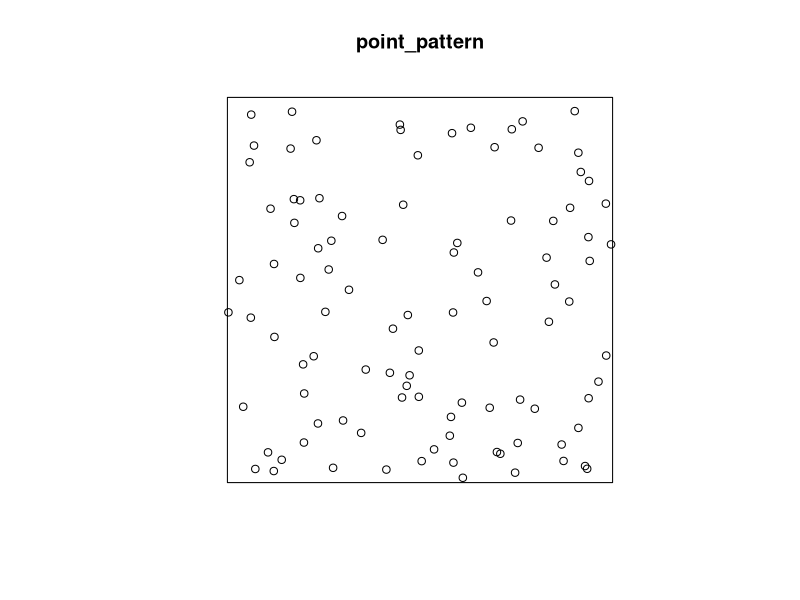
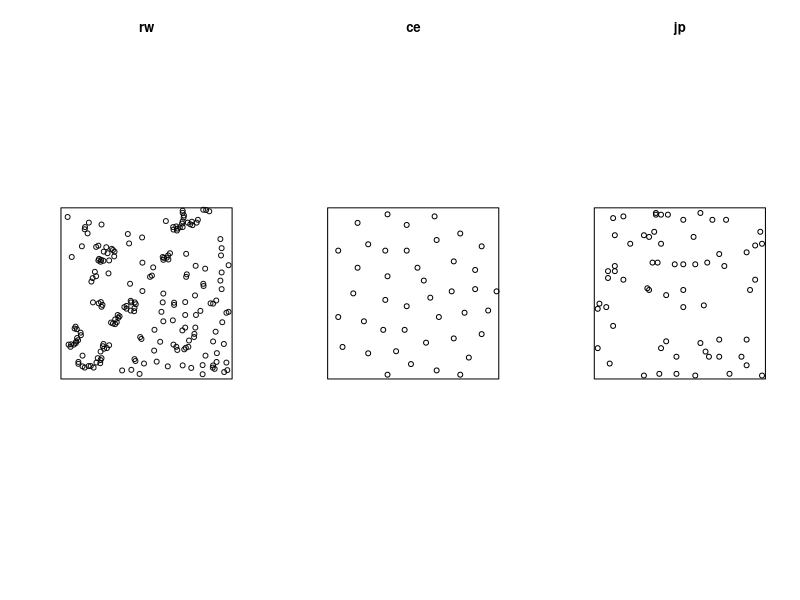
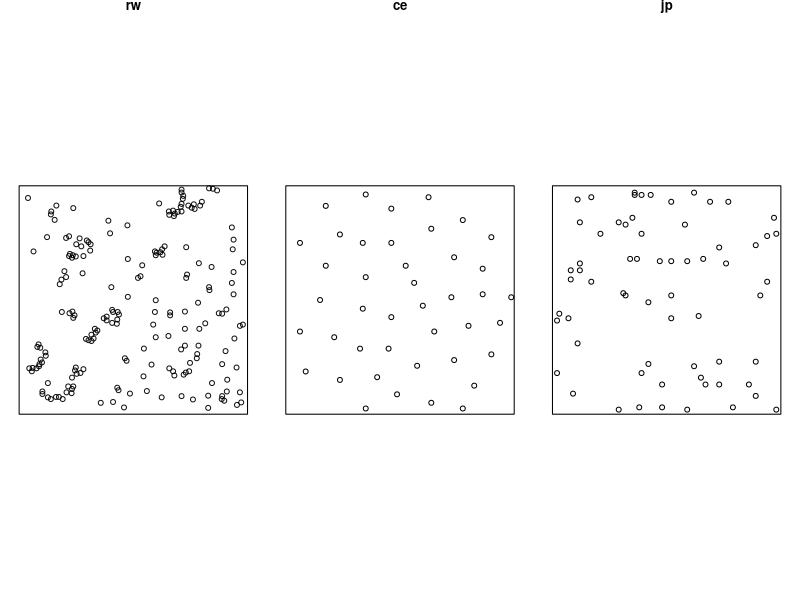
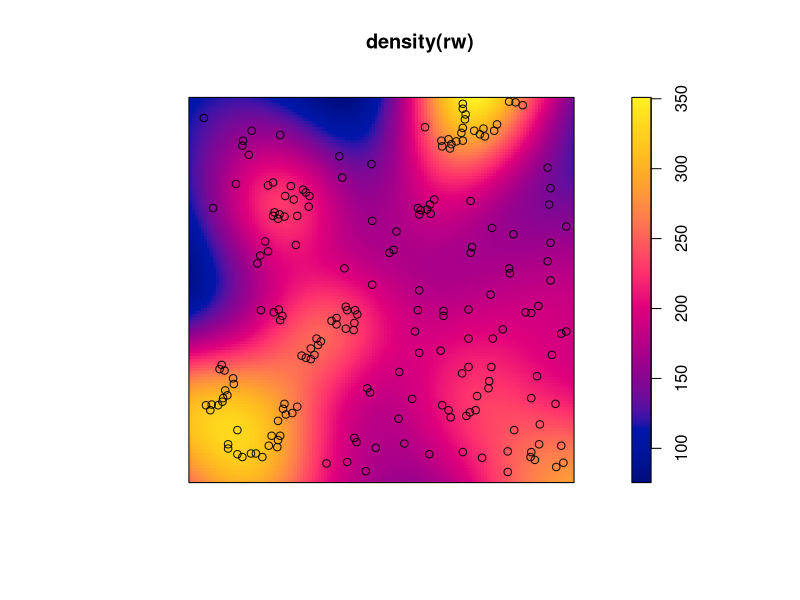
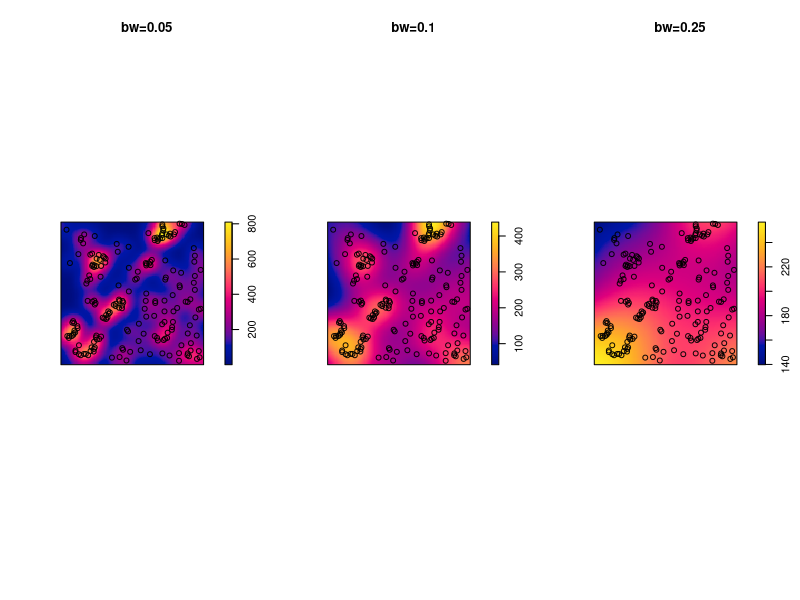
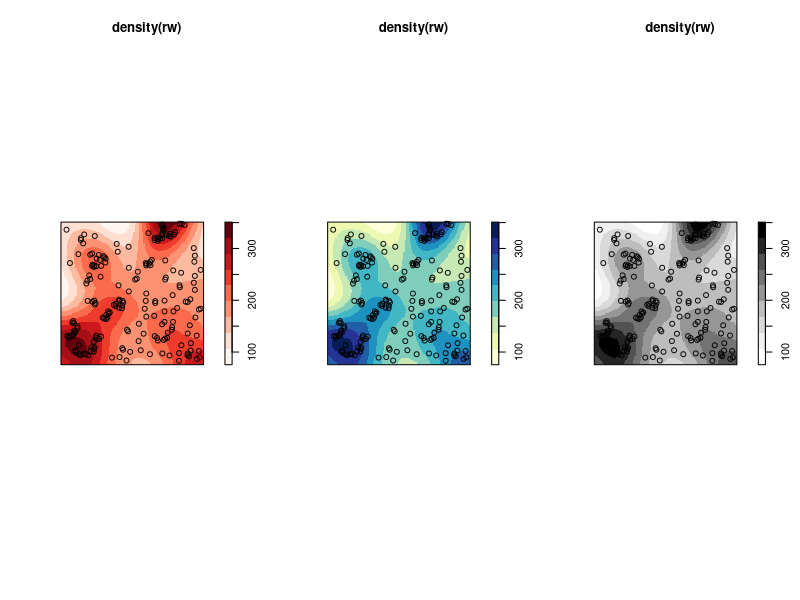
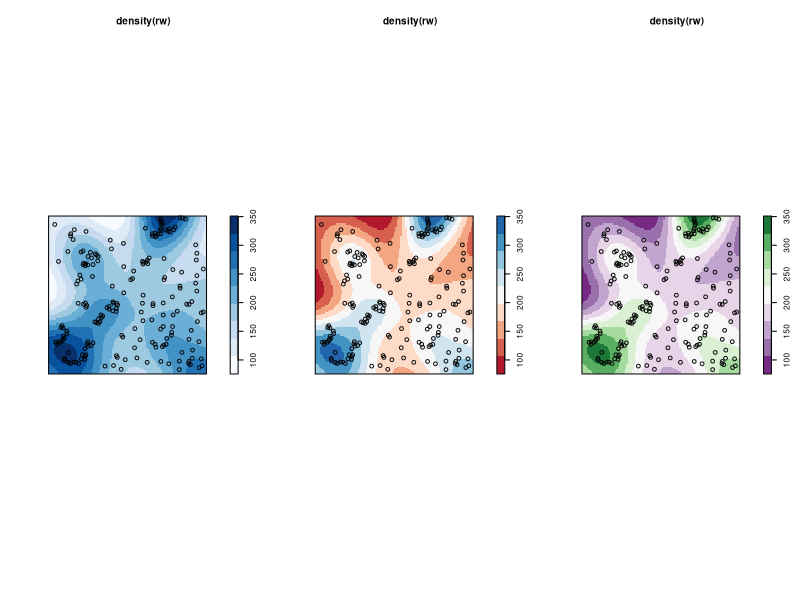
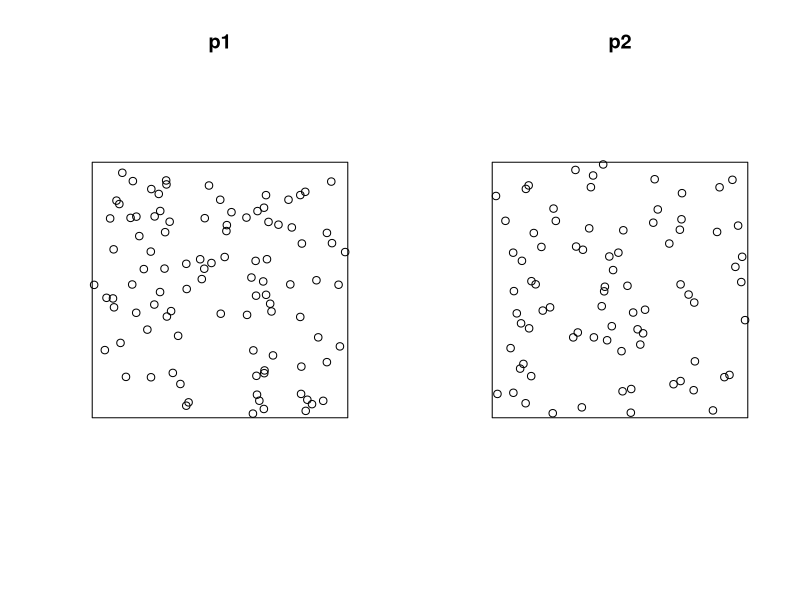

The R source for these figures, in order:
## ---- chunk 1
library(spatstat)
## ---- chunk 2
library(RColorBrewer)
## ---- chunk 3
pardefaults <- par()
## ---- chunk 4
point_pattern <- rpoint(100)
## ---- chunk 5
point_pattern
## ---- chunk 6
plot(point_pattern)
## ---- chunk 7
data(redwoodfull)
data(japanesepines)
data(cells)
## ---- chunk 8
rw <- redwoodfull
jp <- japanesepines
ce <- cells
## ---- chunk 9
par(mfrow=c(1,3)) # this means, 1 row, 3 columns
plot(rw)
plot(ce)
plot(jp)
## ---- chunk 10
par(mfrow=c(1,3), mai=c(0.1, 0.1, 0.1, 0.1))
plot(rw)
plot(ce)
plot(jp)
## ---- chunk 11
par(pardefaults)
## ---- chunk 12
plot(density(rw))
plot(rw, add=T)
## ---- chunk 13
par(mfrow=c(1,3))
d05 <- density(rw, sigma=0.05)
plot(d05, main='bw=0.05')
plot(rw, add=T)
d10 <- density(rw, sigma=0.1)
plot(d10, main='bw=0.1')
plot(rw, add=T)
d25 <- density(rw, sigma=0.25)
plot(d25, main='bw=0.25')
plot(rw, add=T, main='bw=0.25')
## ---- chunk 14
par(mfrow=c(1,3))
plot(density(rw), col=brewer.pal(9, 'Reds'))
plot(rw, add=T)
plot(density(rw), col=brewer.pal(9, 'YlGnBu'))
plot(rw, add=T)
plot(density(rw), col=brewer.pal(9, 'Greys'))
plot(rw, add=T)

## ---- chunk 15
par(mfrow=c(1,3), cex=0.5)
plot(density(rw), col=brewer.pal(9, 'Blues'))
plot(rw, add=T)
plot(density(rw), col=brewer.pal(9, 'RdBu'))
plot(rw, add=T)
plot(density(rw), col=brewer.pal(9, 'PRGn'))
plot(rw, add=T)
## ---- chunk 16
par(mfrow=c(1,2))
p1 <- rpoint(100)
p2 <- rpoispp(100)
plot(p1)
plot(p2)
## ---- chunk 17
par(mfrow=c(1,3))
p1 <- rpoispp(function(x,y){200*x^2 + 200*y^2})
p2 <- rpoispp(function(x,y){200*(1-x)^2 + 200*y^2})
p3 <- rpoispp(function(x,y){400*(x-0.5)^2 + 400*(y-0.5)^2})
plot(p1, main='SW-NE trend')
plot(p2, main='NW-SE trend')
plot(p3, main='Increasing from the center')
## ---- chunk 18
# I have no idea why you would have a slope like this but it shows the idea
complicated_slope <- function(x,y) {
    return(200 * (x * sin((y+0.5) * 2*pi/3) + y * cos((x-0.5) * 2*pi/3)))
}
## ---- chunk 19
p <- rpoispp(complicated_slope)
plot(density(p))
plot(p, add=T)
## ---- chunk 20
par(mfrow=c(2,2), cex=0.5)
plot(rSSI(0.01, 100))
plot(rSSI(0.08, 100))
plot(rThomas(10, 0.1, 10))
plot(rThomas(25, 0.8, 4))
